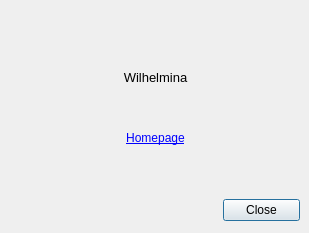
<?xml version="1.0" encoding="UTF-8"?>
<ui version="4.0">
 <class>Dialog</class>
 <widget class="QDialog" name="Dialog">
  <property name="geometry">
   <rect>
    <x>0</x>
    <y>0</y>
    <width>309</width>
    <height>233</height>
   </rect>
  </property>
  <property name="windowTitle">
   <string>About Wilhelmina</string>
  </property>
  <widget class="QWidget" name="layoutWidget">
   <property name="geometry">
    <rect>
     <x>223</x>
     <y>190</y>
     <width>77</width>
     <height>41</height>
    </rect>
   </property>
   <layout class="QVBoxLayout">
    <property name="spacing">
     <number>6</number>
    </property>
    <property name="margin" stdset="0">
     <number>0</number>
    </property>
    <item>
     <widget class="QPushButton" name="okButton">
      <property name="text">
       <string>Close</string>
      </property>
     </widget>
    </item>
   </layout>
  </widget>
  <widget class="QWidget" name="verticalLayoutWidget">
   <property name="geometry">
    <rect>
     <x>10</x>
     <y>10</y>
     <width>291</width>
     <height>181</height>
    </rect>
   </property>
   <layout class="QVBoxLayout" name="verticalLayout">
    <property name="spacing">
     <number>0</number>
    </property>
    <item>
     <widget class="QLabel" name="labelLogo">
      <property name="text">
       <string/>
      </property>
      <property name="pixmap">
       <pixmap resource="Wilhelmina.qrc">:/wilhelmina/icons/wilhelmina.png</pixmap>
      </property>
      <property name="alignment">
       <set>Qt::AlignHCenter|Qt::AlignTop</set>
      </property>
     </widget>
    </item>
    <item>
     <widget class="QLabel" name="labelVersion">
      <property name="text">
       <string>&lt;html&gt;&lt;head/&gt;&lt;body&gt;&lt;p&gt;&lt;span style=&quot; font-size:10pt;&quot;&gt;Wilhelmina&lt;/span&gt;&lt;/p&gt;&lt;/body&gt;&lt;/html&gt;</string>
      </property>
      <property name="textFormat">
       <enum>Qt::RichText</enum>
      </property>
      <property name="alignment">
       <set>Qt::AlignHCenter|Qt::AlignTop</set>
      </property>
     </widget>
    </item>
    <item>
     <widget class="QLabel" name="label">
      <property name="text">
       <string>&lt;html&gt;&lt;head/&gt;&lt;body&gt;&lt;p&gt;&lt;a href=&quot;https://www.byteptr.com/wilhelmina/&quot;&gt;&lt;span style=&quot; text-decoration: underline; color:#0000ff;&quot;&gt;Homepage&lt;/span&gt;&lt;/a&gt;&lt;/p&gt;&lt;/body&gt;&lt;/html&gt;</string>
      </property>
      <property name="alignment">
       <set>Qt::AlignHCenter|Qt::AlignTop</set>
      </property>
      <property name="openExternalLinks">
       <bool>true</bool>
      </property>
     </widget>
    </item>
   </layout>
  </widget>
 </widget>
 <resources>
  <include location="Wilhelmina.qrc"/>
 </resources>
 <connections>
  <connection>
   <sender>okButton</sender>
   <signal>clicked()</signal>
   <receiver>Dialog</receiver>
   <slot>accept()</slot>
   <hints>
    <hint type="sourcelabel">
     <x>351</x>
     <y>38</y>
    </hint>
    <hint type="destinationlabel">
     <x>233</x>
     <y>29</y>
    </hint>
   </hints>
  </connection>
 </connections>
</ui>
